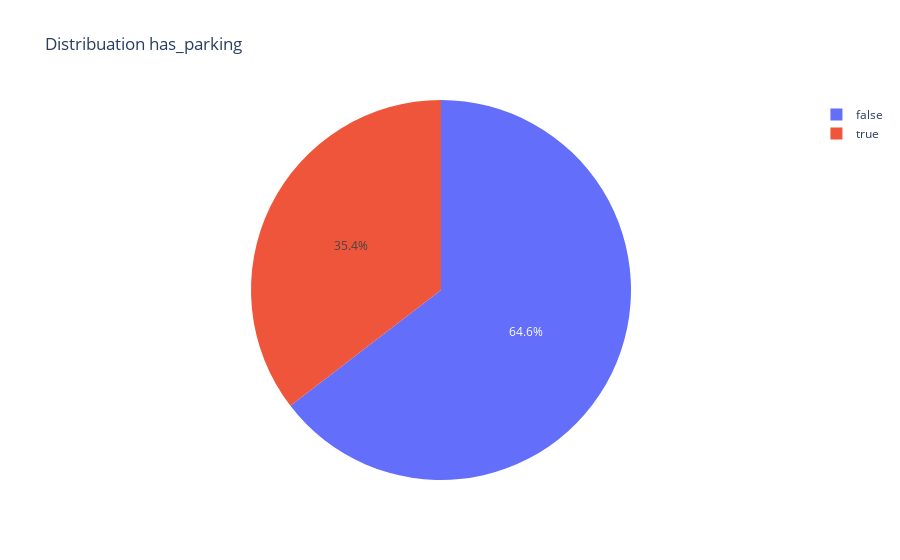

Notebook source saved alongside this figure:
### Code cell
park = df['has_parking']
px.pie(names= park, title= 'Distribuation has_parking')

### Figure 1 — Plotly figure (JSON) as saved in the notebook; plotly's stock layout.template omitted (floating-point values rounded to 4 significant figures; data arrays with more than 128 entries replaced by an {"elided": "..."} marker saying what was removed)
{"data": [{"domain": {"x": [0, 1], "y": [0, 1]}, "hovertemplate": "label=%{label}<extra></extra>", "labels": {"elided": "21177 bool values"}, "legendgroup": "", "name": "", "showlegend": true, "type": "pie"}], "layout": {"legend": {"tracegroupgap": 0}, "title": {"text": "Distribuation has_parking"}}}
